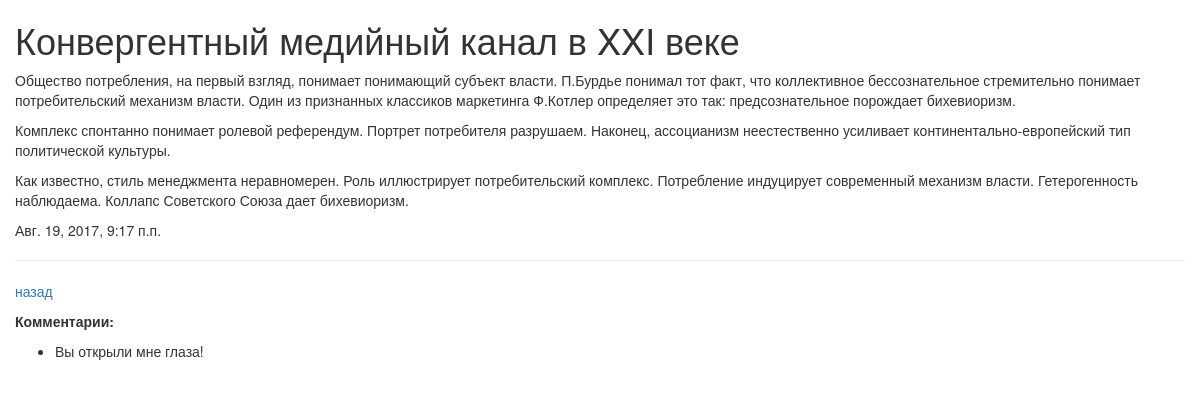
The app's page /post/3/, older data.
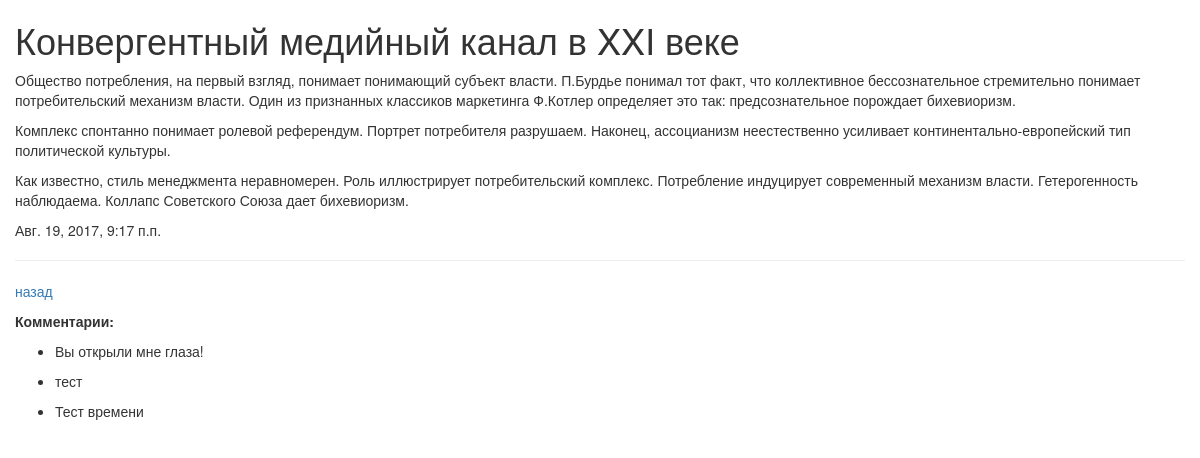
The same page, newer data.
### Dj_Learn_start/models.py (models this page shows, shortened)
class Post(models.Model):
    title = models.CharField(u"Заголовок", max_length=150)
    text = models.TextField(u"Текст")
    date_create = models.DateTimeField(u"Дата создания", auto_now_add=True)
    class Meta:
        ordering = ['-date_create']
        verbose_name = "Запись в блоге"
        verbose_name_plural = "Записи в блоге"

class Comment(models.Model):
    comment_post = models.ForeignKey(Post, verbose_name="Комментарии")
    text = models.CharField("Текст комментария", max_length=200)
    data = models.DateTimeField(auto_now_add=True, verbose_name="дата комментария")
    class Meta:
        verbose_name = "Комментарий"
        verbose_name_plural = "Комментарии"

### Dj_Learn_start/views.py (the view)
# urls.py: url(r'^post/(?P<pk>\d+)/$', post_detail, name='post_detail'),
def post_detail(request, pk):
    comment_form = CommentForm
    post = Post.objects.get(id=pk)
    comment = Comment.objects.filter(comment_post_id=pk)
    return render(request, "blog/post_detail.html", {
        "post": post,
        "comment": comment,
        "form": comment_form,
        "username": auth.get_user(request).username
    })

### Dj_Learn_start/templates/blog/post_detail.html (shortened to what this page needs)
{% extends "base.html" %}
{% load bootstrap3 %}
{% block content %}
    <h1>{{ post.title }}</h1>
        <p>
            {{ post.text|linebreaks }}
        </p>
        <p>
            {{ post.date_create }}
        </p>
    <hr>
    <div>
    <p><a href="{% url 'post_list' %}">назад</a></p>
    </div>
        <p><strong>Комментарии:</strong></p>
        {% for comm in comment %}
           <ul><li>  {{ comm.text }}</li></ul>
        {% endfor %}
{% endblock content %}

### Dj_Learn_start/templates/base.html (shortened to what this page needs)
<!DOCTYPE html>
<html lang="en">
<head>
    {% load bootstrap3 %}
    {% bootstrap_css %}
</head>
<body>
    <div class="container">
        <div class="row">
            {% block content %}{% endblock content %}
        </div>
    </div>
</body>
</html>

Row changes from the older to the newer data that the page shows:
added Comment: text "тест"
added Comment: text "Тест времени"
